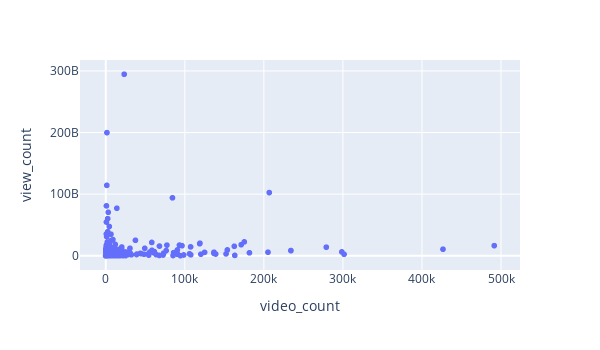

Here is the notebook cell this chart was saved with:
### Code cell
plt.figure(figsize=(4, 3))
px.scatter(df, x='video_count', y='view_count', width=600, height=350).show()

# sns.heatmap(round(data[['TotalNumberofSingers','Numb

### Figure 1 — Plotly figure (JSON) as saved in the notebook; plotly's stock layout.template omitted (floating-point values rounded to 4 significant figures; data arrays with more than 128 entries replaced by an {"elided": "..."} marker saying what was removed)
{"data": [{"hovertemplate": "video_count=%{x}<br>view_count=%{y}<extra></extra>", "legendgroup": "", "marker": {"color": "#636efa", "symbol": "circle"}, "mode": "markers", "name": "", "showlegend": false, "type": "scattergl", "x": {"elided": "1530 int values"}, "xaxis": "x", "y": {"elided": "1530 int values"}, "yaxis": "y"}], "layout": {"height": 350, "legend": {"tracegroupgap": 0}, "margin": {"t": 60}, "width": 600, "xaxis": {"anchor": "y", "autorange": true, "domain": [0, 1], "range": [-32570.0, 524000.0], "title": {"text": "video_count"}, "type": "linear"}, "yaxis": {"anchor": "x", "autorange": true, "domain": [0, 1], "range": [-23130000000.0, 317800000000.0], "title": {"text": "view_count"}, "type": "linear"}}}
